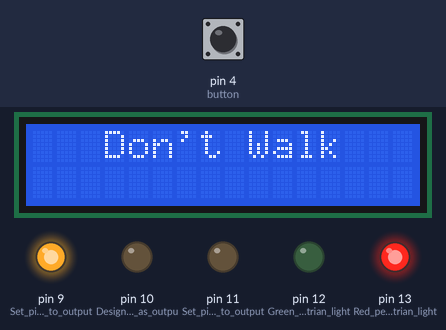
Simulated run of this sketch. Board: Arduino Uno, built with avr-gcc and run on an emulated ATmega328P. Shown: 16×2 character LCD, output pins drawn as LEDs (lit = HIGH). The test bench sets the inputs (shaded band); at power-on: pin 4 (button) HIGH.

Above: at 1.2 s.
1.3 s: pin 4 (button) pulled LOW for 0.15 s
At 1.7 s:
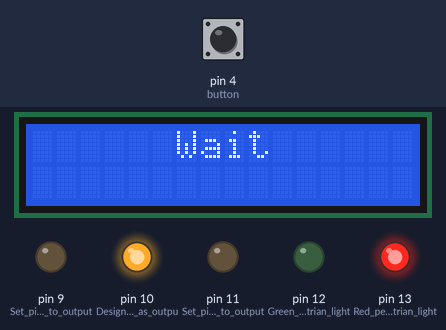
At 11.8 s:
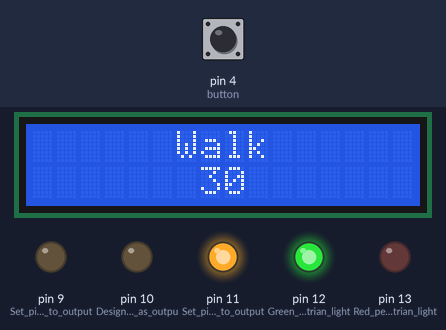
Timing chart, 0 to 43.8 s (numbered marks = the images above; inputs shaded):
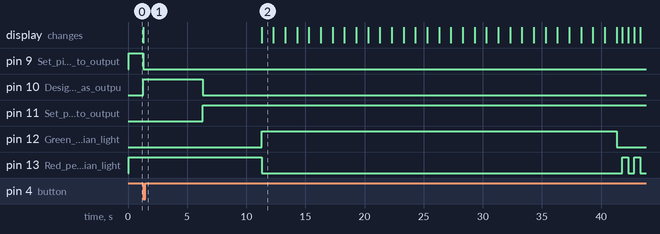

The sketch:

StopLight.ino
```cpp
//Darius Morrison
//Stop light code
#include <LiquidCrystal.h> //Adds Liquid Crystal library.

#define GREEN_RED 0 //Define first state in finite state machine. Traffic light green, pedestrian light red. (0 is the index number)
#define YELLOW_RED 1 //The traffic light is yellow and pedestrian light is red.
#define RED_RED 2 //The traffic light is red and pedestrian light is red.
#define RED_GREEN 3 //The traffic light is red and pedestrian light is green.
#define RED_FLASHRED 4 //The traffic light is red and pedestrian light is flashing red.
#define RED_SOLIDRED 5 //The traffic light is red and pedestrian light is red.
#define WAIT 6 //Ensure the button cannot be pressed for 60 seconds.

LiquidCrystal lcd( A5, A4, 5, 6, 7, 8 ); //Declare which pins are used in LCD.
int state = GREEN_RED; //Declare variable 'state' that begins at the state GREEN_RED.
unsigned long timer_long; //Create an unsigned long to keep track of time for 30 seconds.
unsigned long timer_short; //Create an unsigned long to keep track of time for 5 seconds.
unsigned long timer_count; //Designate an unsigned long to count down from 30 every second.
unsigned long timer_flash; //Designate an unsigned long to count 0.5 seconds for the flashing red light.
int count = 30; //Declare variable count that begins with the number 30.

void setup() {
  pinMode( 9, OUTPUT ); //Set pin 9 to output, this is the green traffic led.
  pinMode( 10, OUTPUT ); //Designate pin 10 as output, this is the yellow traffic led.
  pinMode( 11, OUTPUT ); //Set pin 11 to output, this is the red traffic led.
  pinMode( 12, OUTPUT ); //Green pedestrian light.
  pinMode( 13, OUTPUT ); //Red pedestrian light.

  lcd.begin( 16, 2 ); //Declares the array of the LCD to be 16 by 2.
  lcd.clear(); //Clears the screen of LCD to set up for loop.
}

void loop() //Code to be looped.
{
 switch( state ) // Switch-Case statement for stoplight FSM.
 {
  case GREEN_RED: //First case.
    if ( digitalRead( 4 ) == LOW ) //If the button is pressed.
  {
    state = YELLOW_RED; //Transfer states to YELLOW_RED.
    timer_short = millis(); //Set timer to milliseconds.
  }
  else //When the button is not pressed.
  {
    digitalWrite( 9, HIGH ); //Turn green traffic light on (stays on until button is pressed).
    digitalWrite( 13, HIGH ); //Turn red pedestrian light on (once again stays on until button is pressed).

    lcd.setCursor( 3, 0 ); //Places the cursor at point 4,1 (row, column).
    lcd.print ( "Don't Walk" ); //Prints 'Don't Walk' on the lCD screen.
  }
    break; //Ends this case.

  case YELLOW_RED: //Second case.
  {
   if ( ( millis() - timer_short ) < 5000 ) //If the timer is below 5 seconds.
   {
    digitalWrite( 9, LOW ); //Sets the green traffic light to off.
    digitalWrite( 10, HIGH ); //Turns on the yellow traffic light.
    lcd.setCursor( 3, 0 );
    lcd.print( "   Wait    " ); //Prints 'Wait' on the LCD screen with spaces to center.
   }
   else //If timer is at or past 5 seconds.
   {
    state = RED_RED; //Transition states to RED_RED.
    timer_short = millis(); //Declares timer_short to be in milliseconds.
   }
  }
  break; //Ends this case.

  case RED_RED: //Third case.
  {
    if ( ( millis() - timer_short ) < 5000 ) //If timer is below 5 seconds.
    {
    digitalWrite( 10, LOW ); //Sets the yellow traffic light to off.
    digitalWrite( 11, HIGH ); //Turns on the red traffic light.
    }
    else //When timer is at 5 seconds.
    {
      state = RED_GREEN; //Change states to RED_GREEN.
      timer_long = millis(); //Sets timer_long to be in milliseconds.
      timer_count = millis();
      count = 30; //Ensure count is set to 30.
    }
  }
  break; //Ends this case.

  case RED_GREEN: //Fourth case.
  {
    if( ( millis() - timer_long ) < 30000 ) //While the timer is below 30 seconds.
    {
      digitalWrite( 13, LOW ); //Turns off the red pedestrian light.
      digitalWrite( 12, HIGH ); //Turns on the green pedestrian light.

      lcd.setCursor( 3, 0 ); //Resets the cursor to point (4,1).
      lcd.print( "   Walk     "); //Prints Walk on the LCD.

      if ( ( millis() - timer_count ) <= 1000 ) //While timer is below a second
      {
        if ( count >= 10) //If count is greater than or equal to 10.
        {
          lcd.setCursor( 7, 1 ); //Resets the cursor to point (8,2) on the LCD.
          lcd.print( count ); //Displays the count on the screen.
          count --; //Subtracts one off of count every second.
          timer_count += 1000; //Resets timer count.
        }
        else //When count is less than 10
        {
          lcd.clear(); //Clear the lcd screen
          lcd.setCursor( 3, 0 ); //Resets the cursor to (4,1).
          lcd.print( "   Walk     "); //Prints 'Walk' on the LCD every loop (probably unnecessary).

          lcd.setCursor( 8, 1 ); //Sets the cursor on the LCD to (9,2) making the count easier to read.
          lcd.print( count ); //Displays the count.
          count --; //Subtracts the count by 1. Decreasing every second.
          timer_count += 1000; //Resets timer count.
        }
      }
    }
    else //When timer passes 30 seconds.
    {
      state = RED_FLASHRED; //Switch states to RED_FLASHRED.
      timer_short = millis();
      timer_flash = millis();
    }
  }
    break; //Ends this case.

  case RED_FLASHRED: //Fifth case.
  {
  digitalWrite( 12, LOW ); //Sets the green pedestrian light off.

  if ( ( millis() - timer_short) < 5000) //If timer is below 5 seconds.
  {
    if ( ( millis() - timer_flash ) >= 500) //If flash timer is past 0.5 seconds.
    {
      timer_flash += 500; //Resets the flash timer.

      if ( digitalRead( 13 ) == LOW ) //If the pedestrian red light is off.
      {
        digitalWrite( 13, HIGH ); //Turn on red pedestrian light.
        lcd.clear(); //Clear LCD screen.
        lcd.setCursor( 3, 0 ); //Resets cursor to (4,1).
        lcd.print( "Don't Walk " ); //Prints 'Don't Walk' on the LCD screen.
      }
      else //If pedestrian red light is on.
      {
        digitalWrite( 13, LOW ); //Turn off red pedestrian light.
        lcd.clear(); //Clear the LCD screen (creates a flashing effect every 0.5 seconds).
      }
    }
  }
    else //When timer is at or past 5 seconds.
    {
      state = RED_SOLIDRED; //Move state to RED_SOLIDRED.
      timer_short = millis(); //Declare short timer to be in milliseconds.
    }
  }
    break; //Ends this case.

  case RED_SOLIDRED: //Sixth case.
  {
    if ( ( millis() - timer_short ) <= 5000) //While timer is below 5 seconds.
    {
      digitalWrite( 13, HIGH); //Ensures that the red pedestrian light is on from last state.
      lcd.setCursor( 3, 0 );
      lcd.print( "Don't Walk " );
    }
    else //When timer passes 5 seconds.
    {
      state = WAIT; //Transition to wait state.
      timer_long = millis(); //Set long timer to be in milliseconds.
    }
  }
    break; //Ends this case.

  case WAIT: //Seventh and final case.
  {
    if ( ( millis() - timer_long ) < 10000) //If timer is less than 10 seconds. (This ensures the button cannot be pressed for a total of 60 seconds)
    {
      digitalWrite( 11, LOW ); //Turns off red traffic light.
      digitalWrite( 9, HIGH ); //Turns on green traffis light.
    }
    else
    {
      state = GREEN_RED; //Resets back to initial state.
    }
  }
    break; //Ends this case.

  default: state = GREEN_RED; //If something goes wrong, reset to first inital state.
 }

}
```

Measured:
- after the input at 1.3 s, pin 9 (Set_pin_9_to_output): HIGH → LOW at once; pin 10 (Designate_pin_10_as_outpu): LOW → HIGH at once, → LOW 5.0 s later
